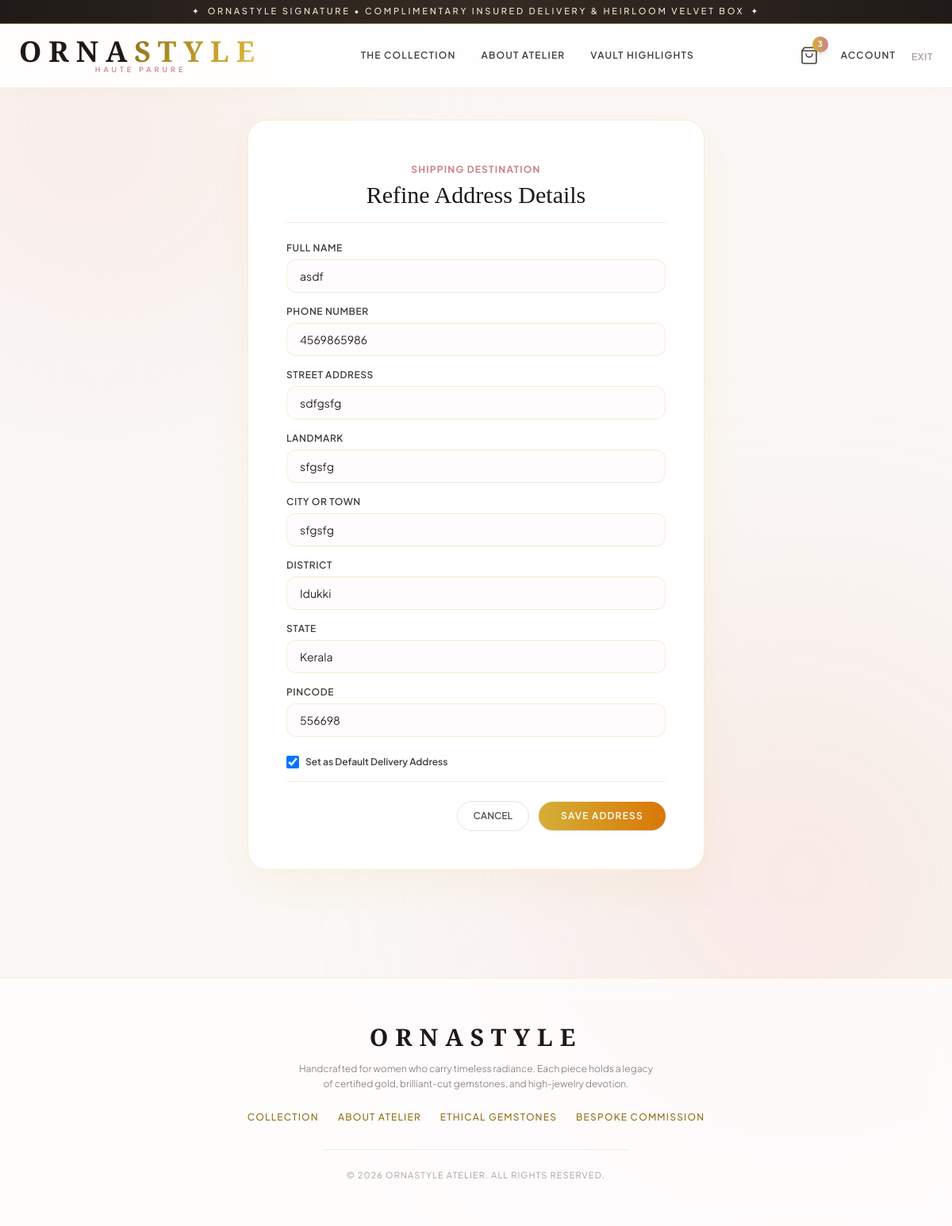
/account/address/1/edit/ (signed in), run on the app's committed database.
### core/models.py (models this page shows, shortened)
class Address(models.Model):
    user = models.ForeignKey(
        User, on_delete=models.CASCADE, related_name='addresses'
    )
    full_name = models.CharField(max_length=150)
    phone_number = models.CharField(max_length=20)
    street_address = models.CharField(max_length=255)
    landmark = models.CharField(max_length=150, blank=True, null=True)
    city_or_town = models.CharField(max_length=100)
    district = models.CharField(max_length=100, default='Idukki')
    state = models.CharField(max_length=100, default='Kerala')
    pincode = models.CharField(max_length=10)
    is_default = models.BooleanField(default=False)
    created_at = models.DateTimeField(auto_now_add=True)

### core/views.py (the view)
# urls.py: path('account/address/<int:pk>/edit/', views.address_edit_view, name='address_edit'),
@login_required
def address_edit_view(request, pk):
    if request.user.is_custom_admin():
        return redirect('dashboard')
    address = get_object_or_404(Address, pk=pk, user=request.user)
    if request.method == 'POST':
        form = AddressForm(request.POST, instance=address)
        if form.is_valid():
            form.save()
            messages.success(request, "Address details updated.")
            return redirect('account_profile')
    else:
        form = AddressForm(instance=address)
    return render(request, 'store/address_form.html', {'form': form, 'title': 'Refine Address Details'})

### core/context_processors.py (called while the page is built)
def cart_count_context(request):
    if request.user.is_authenticated:
        cart = Cart.objects.filter(user=request.user).first()
        if cart:
            return {'global_cart_count': cart.total_count}
    return {'global_cart_count': 0}

### core/models.py (called while the page is built)
    def is_vendor(self):
        return self.role == self.Role.VENDOR

    def is_custom_admin(self):
        return self.role == self.Role.ADMIN or self.is_superuser

    @property
    def total_count(self):
        return sum(item.quantity for item in self.items.all())

### templates/store/address_form.html (shortened to what this page needs)
{% extends 'base.html' %}
{% block content %}
<div class="max-w-xl mx-auto bg-white p-8 sm:p-12 rounded-3xl border border-ornagold-200/80 shadow-[0_20px_50px_rgba(212,175,55,0.08)]">
    <div class="text-center mb-6 pb-4 border-b border-rose-100">
        <span class="text-xs uppercase tracking-widest text-rosegold font-bold">Shipping Destination</span>
        <h1 class="font-serif text-3xl font-normal text-stone-900 mt-1">{{ title }}</h1>
    </div>
    <form method="post" class="space-y-4">
        {% for field in form %}
            <div class="space-y-1.5">
                {% if field.name == 'is_default' %}
                    <label class="flex items-center space-x-2 text-xs font-semibold text-stone-700 cursor-pointer pt-2">
                        {{ field }}
                        <span>Set as Default Delivery Address</span>
                    </label>
                {% else %}
                    <label class="block text-xs uppercase tracking-wider font-semibold text-stone-700">{{ field.label }}</label>
                    {{ field }}
                {% endif %}
            </div>
        {% endfor %}
        <div class="flex items-center justify-end space-x-3 pt-6 border-t border-rose-100">
            <a href="{% url 'account_profile' %}" class="px-5 py-2.5 rounded-full border border-stone-200 text-xs font-semibold text-stone-600 uppercase hover:bg-stone-50 transition">Cancel</a>
            <button type="submit" class="px-7 py-2.5 rounded-full bg-gradient-to-r from-ornagold-500 to-amber-600 text-white text-xs uppercase tracking-widest font-semibold shadow hover:scale-105 transition">Save Address</button>
        </div>
    </form>
</div>
{% endblock %}

### data on the page
Address: form "asdf" "4569865986" "sdfgsfg" "sfgsfg" "sfgsfg" "Idukki" "Kerala" "556698", form "☑"

### other printed values
{{ global_cart_count }} "3"
{{ title }} "Refine Address Details"
{{ field.label }} "FULL NAME" "PHONE NUMBER" "STREET ADDRESS" "LANDMARK" "CITY OR TOWN" "DISTRICT" "STATE" "PINCODE"
